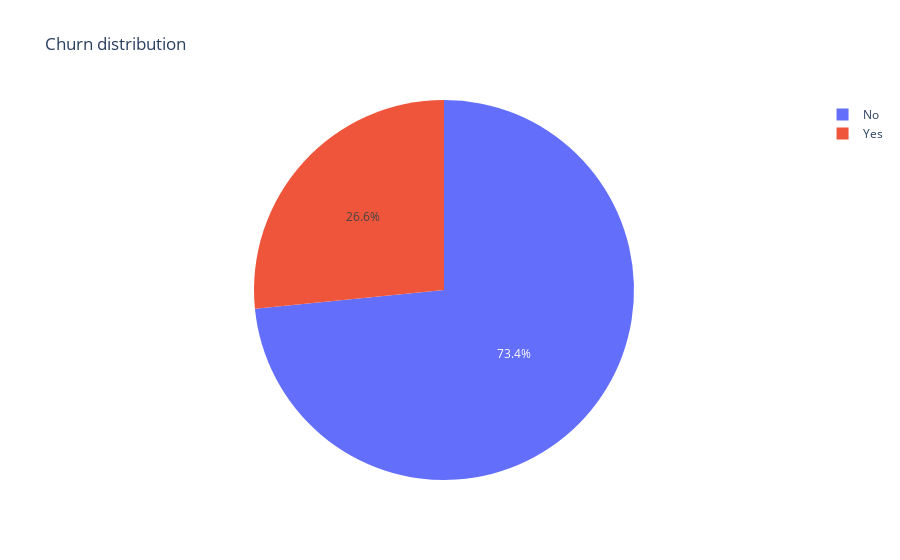

Source (notebook cell):
### Code cell
# Pie chart for Churn
fig = px.pie(data, names='Churn', title='Churn distribution')
fig.show()

# NOTE: Distribution of customer churn. This is the target variable. The dataset 
# is imbalanced with 73% of customers not churning. We should give more weight 
# to other metrics for example confusion matrix or f1 score.

### Figure 1 — Plotly figure (JSON) as saved in the notebook; plotly's stock layout.template omitted (floating-point values rounded to 4 significant figures; data arrays with more than 128 entries replaced by an {"elided": "..."} marker saying what was removed)
{"data": [{"domain": {"x": [0, 1], "y": [0, 1]}, "hovertemplate": "Churn=%{label}<extra></extra>", "labels": {"elided": "7032 str values"}, "legendgroup": "", "name": "", "showlegend": true, "type": "pie"}], "layout": {"legend": {"tracegroupgap": 0}, "title": {"text": "Churn distribution"}}}
